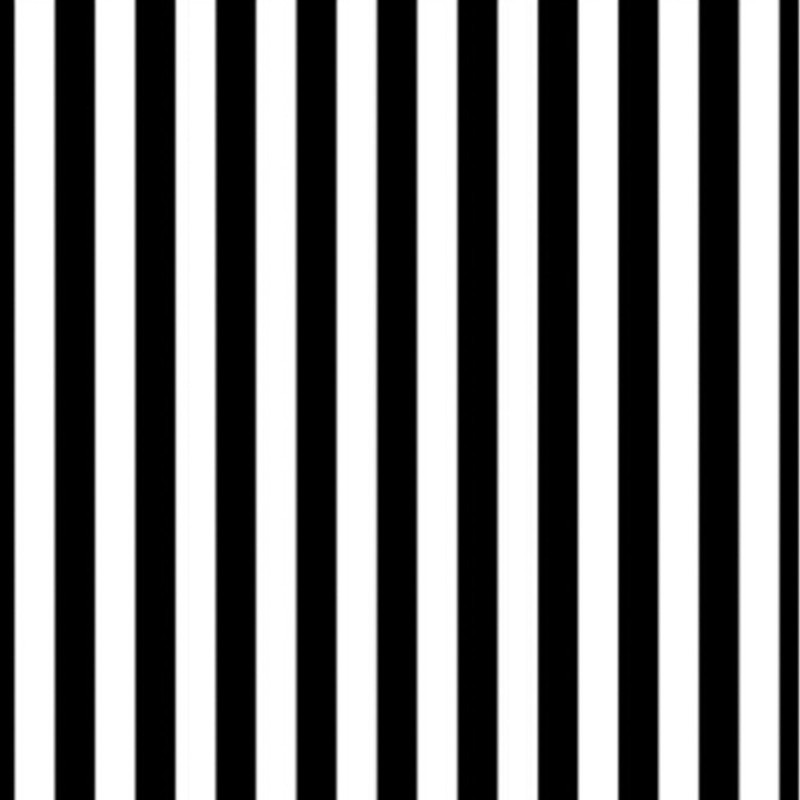
#> input picture Image/stripes.jpg, 800 x 800 px
$ jupyter execute 'Bai8 Doc anh dang pho fourier.ipynb'
#> lines starting #> are read from the running program, lines starting #| are printed output that depends on the picture
[cell 1]
import numpy as np
import matplotlib.pyplot as plt
import cv2

# perform a fast fourier transform and create a scaled, frequency transform image
def ft_image(norm_image):
   '''This function takes in a normalized, grayscale image
       and returns a frequency spectrum transform of that image. '''
   ft = np.fft.ifftshift(norm_image)
   ft = np.fft.fft2(ft)
   ft = np.fft.fftshift(ft)
   frequency_tx = np.log(abs(ft))

   return frequency_tx

def ft_inverse(norm_image):
    ift = np.fft.ifftshift(norm_image)
    ift = np.fft.ifft2(ift)
    ift = np.fft.fftshift(ift)
    ift = ift.real  # Take only the real part
    return ift

[cell 2]
import numpy as np
import matplotlib.pyplot as plt
# Read in the images
# image  = cv2.imread('Image/Fig0354(a)(einstein_orig).tif')
image  = cv2.imread('Image/stripes.jpg')
#> image is the input picture: shape (800, 800, 3); min 0, max 255, mean 128.6
image = cv2.cvtColor(image, cv2.COLOR_BGR2RGB)
gray = cv2.cvtColor(image, cv2.COLOR_RGB2GRAY)

# normalize the image
norm_image = gray/255.0

f_image = ft_image(norm_image)
#> in ft_image, `ft = np.fft.ifftshift(norm_image)`:
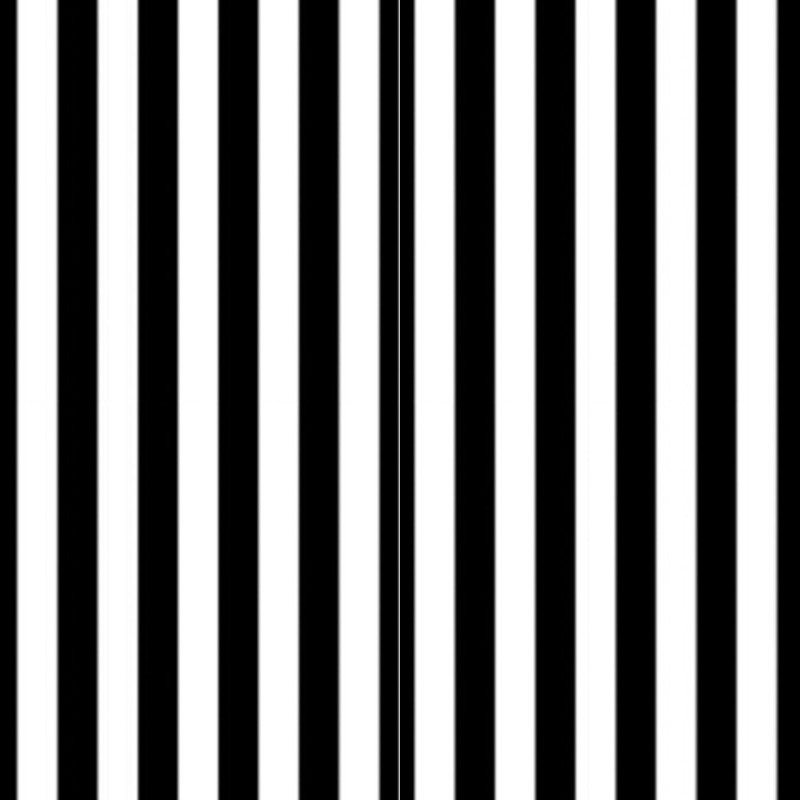
#> ft: shape (800, 800) float64; min 0, max 1, mean 0.504
#> in ft_image, `frequency_tx = np.log(abs(ft))`:
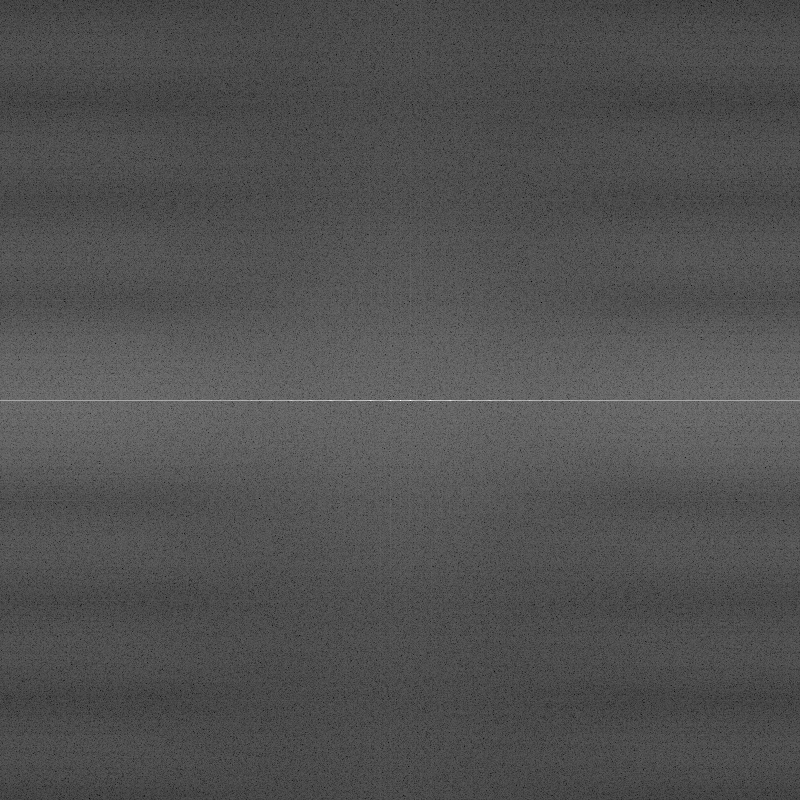
#> frequency_tx: shape (800, 800) float64; min -6.99, max 12.68, mean -0.718; drawn with min black and max white

f_inverse = ft_inverse(norm_image)

# Display the images
f, (ax1,ax2, ax3, ax4, ax5) = plt.subplots(1,5, figsize=(20,10))

ax1.set_title('original image')
ax1.imshow(image)

ax2.set_title('gray')
ax2.imshow(gray, cmap='gray')

ax3.set_title('normalized image')
ax3.imshow(norm_image)

ax4.set_title('frequency Fourier  transform ')
ax4.imshow(f_image, cmap='gray')

ax5.set_title('Inverse Fourier transform ')
ax5.imshow(f_inverse, cmap='gray')
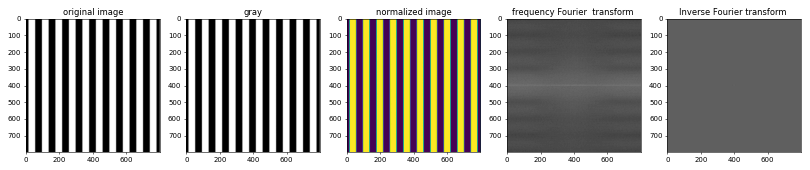
#> figure drawn by matplotlib, 5 panels

[cell 3]
def read_image(filename):
    image = Image.open(filename)
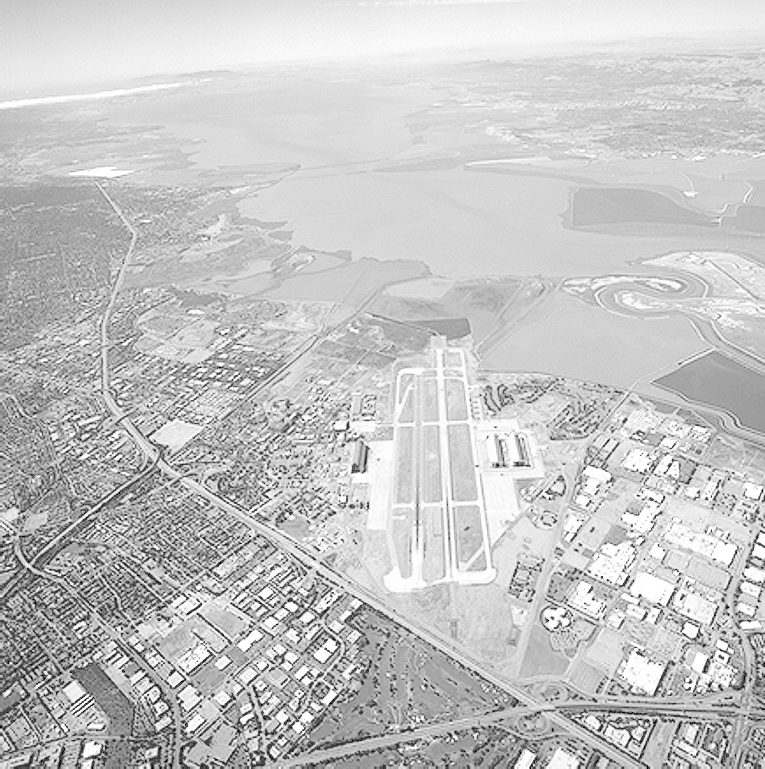
#> input picture Image/Fig0309(a)(washed_out_aerial_image).tif, 765 x 769 px
#> image is the input picture: PIL image 765x769 L; min 0, max 255, mean 197.1
    image = image.convert('L')
    return image

[cell 4]
def fourier_transfer(image):
    ft = np.fft.ifftshift(image)
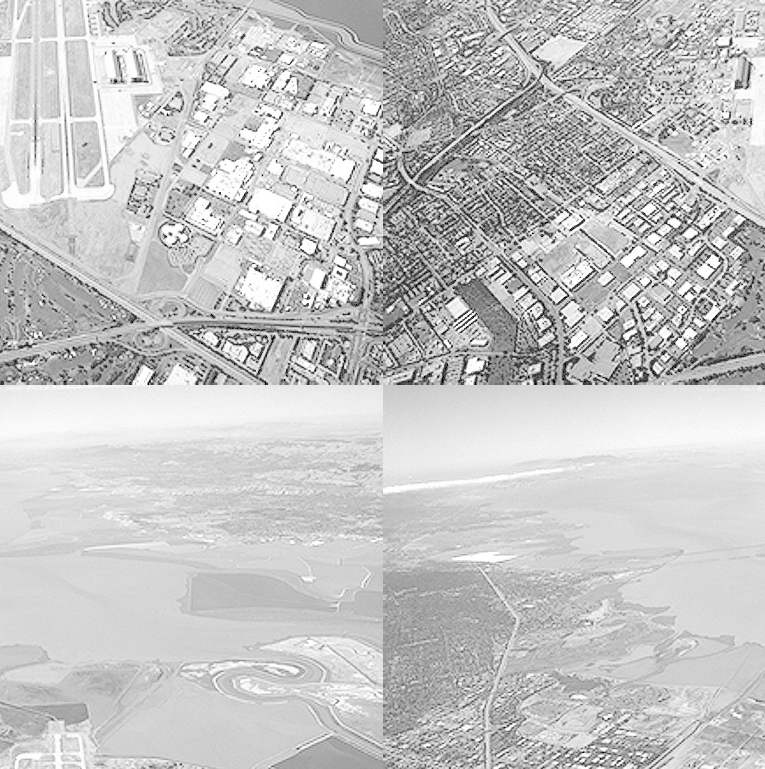
#> ft: shape (769, 765); min 0, max 255, mean 197.1
    ft = np.fft.fft2(ft)
    fourier_image = np.fft.fftshift(ft)
    return fourier_image

[cell 5]
from PIL import Image
import numpy as np
import matplotlib.pyplot as plt

dark_image_grey = read_image('Image/Fig0309(a)(washed_out_aerial_image).tif')
plt.figure(num=None, figsize=(8, 6), dpi=80)
plt.subplot(121)
plt.imshow(dark_image_grey, cmap='gray');
dark_image_grey_fourier = fourier_transfer(dark_image_grey)

plt.subplot(122)
plt.imshow(np.log(abs(dark_image_grey_fourier)), cmap='gray');
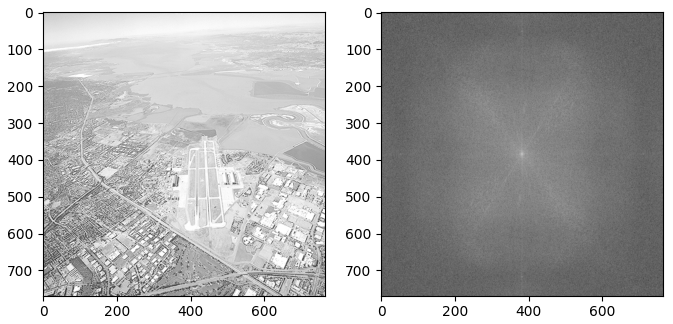
#> figure drawn by matplotlib, 2 panels
